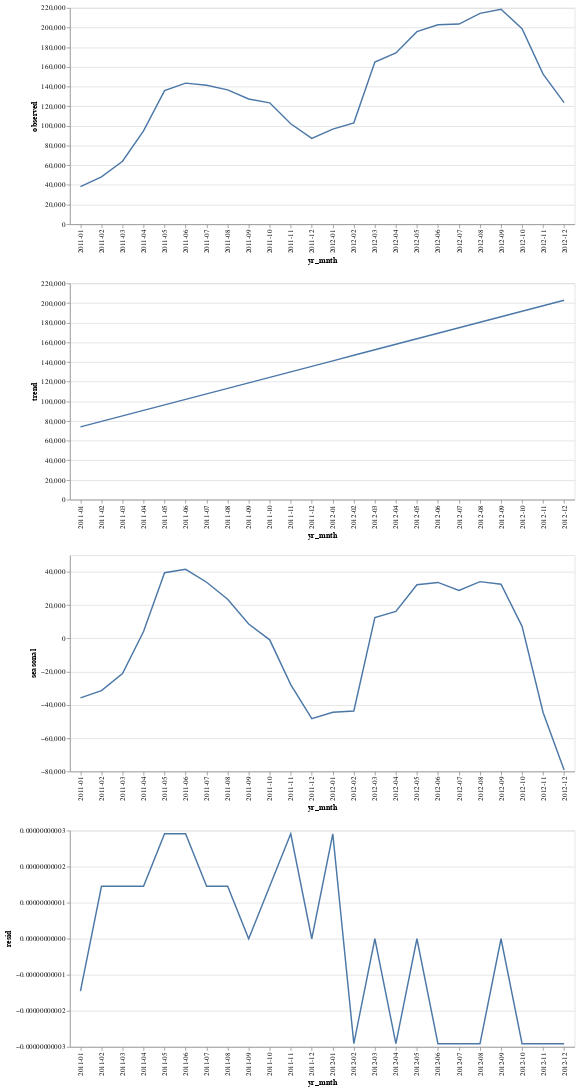

The cell this chart's notebook holds for it:
### Markdown cell above
Let's make those plots better looking with Altair.

### Code cell
_ts = {}
for result in ['observed', 'trend', 'seasonal', 'resid']:
    df = pd.DataFrame({'yr_mnth': monthly.yr_mnth, result: getattr(stl, result)})
    _ts[result] = simple_ts_plot(df, x='yr_mnth', y=result, height=50)


alt.vconcat(*_ts.values()).resolve_scale(x='shared')

### Figure 1 — Vega-Lite specification as saved in the notebook (floating-point values rounded to 4 significant figures)
{"config": {"view": {"continuousWidth": 400, "continuousHeight": 300}}, "vconcat": [{"data": {"name": "data-2207c7e53f416449cf6c4ec8f2ea1536"}, "mark": "line", "encoding": {"x": {"type": "nominal", "field": "yr_mnth"}, "y": {"type": "quantitative", "field": "observed"}}, "width": 700}, {"data": {"name": "data-4c30202c2602ca0553634db9a896cdcc"}, "mark": "line", "encoding": {"x": {"type": "nominal", "field": "yr_mnth"}, "y": {"type": "quantitative", "field": "trend"}}, "width": 700}, {"data": {"name": "data-8dcc4c541888261b9081bd62874574d0"}, "mark": "line", "encoding": {"x": {"type": "nominal", "field": "yr_mnth"}, "y": {"type": "quantitative", "field": "seasonal"}}, "width": 700}, {"data": {"name": "data-b8c0fc3adb851ee3a1c35e42a67d6583"}, "mark": "line", "encoding": {"x": {"type": "nominal", "field": "yr_mnth"}, "y": {"type": "quantitative", "field": "resid"}}, "width": 700}], "resolve": {"scale": {"x": "shared"}}, "$schema": "https://vega.github.io/schema/vega-lite/v4.8.1.json", "datasets": {"data-2207c7e53f416449cf6c4ec8f2ea1536": [{"yr_mnth": "2011-01", "observed": 38189}, {"yr_mnth": "2011-02", "observed": 48215}, {"yr_mnth": "2011-03", "observed": 64045}, {"yr_mnth": "2011-04", "observed": 94870}, {"yr_mnth": "2011-05", "observed": 135821}, {"yr_mnth": "2011-06", "observed": 143512}, {"yr_mnth": "2011-07", "observed": 141341}, {"yr_mnth": "2011-08", "observed": 136691}, {"yr_mnth": "2011-09", "observed": 127418}, {"yr_mnth": "2011-10", "observed": 123511}, {"yr_mnth": "2011-11", "observed": 102167}, {"yr_mnth": "2011-12", "observed": 87323}, {"yr_mnth": "2012-01", "observed": 96744}, {"yr_mnth": "2012-02", "observed": 103137}, {"yr_mnth": "2012-03", "observed": 164875}, {"yr_mnth": "2012-04", "observed": 174224}, {"yr_mnth": "2012-05", "observed": 195865}, {"yr_mnth": "2012-06", "observed": 202830}, {"yr_mnth": "2012-07", "observed": 203607}, {"yr_mnth": "2012-08", "observed": 214503}, {"yr_mnth": "2012-09", "observed": 218573}, {"yr_mnth": "2012-10", "observed": 198841}, {"yr_mnth": "2012-11", "observed": 152664}, {"yr_mnth": "2012-12", "observed": 123713}], "data-4c30202c2602ca0553634db9a896cdcc": [{"yr_mnth": "2011-01", "trend": 73990.0}, {"yr_mnth": "2011-02", "trend": 79590.0}, {"yr_mnth": "2011-03", "trend": 85190.0}, {"yr_mnth": "2011-04", "trend": 90800.0}, {"yr_mnth": "2011-05", "trend": 96400.0}, {"yr_mnth": "2011-06", "trend": 102000.0}, {"yr_mnth": "2011-07", "trend": 107600.0}, {"yr_mnth": "2011-08", "trend": 113200.0}, {"yr_mnth": "2011-09", "trend": 118800.0}, {"yr_mnth": "2011-10", "trend": 124400.0}, {"yr_mnth": "2011-11", "trend": 130000.0}, {"yr_mnth": "2011-12", "trend": 135600.0}, {"yr_mnth": "2012-01", "trend": 141200.0}, {"yr_mnth": "2012-02", "trend": 146800.0}, {"yr_mnth": "2012-03", "trend": 152400.0}, {"yr_mnth": "2012-04", "trend": 158000.0}, {"yr_mnth": "2012-05", "trend": 163600.0}, {"yr_mnth": "2012-06", "trend": 169200.0}, {"yr_mnth": "2012-07", "trend": 174800.0}, {"yr_mnth": "2012-08", "trend": 180400.0}, {"yr_mnth": "2012-09", "trend": 186000.0}, {"yr_mnth": "2012-10", "trend": 191600.0}, {"yr_mnth": "2012-11", "trend": 197200.0}, {"yr_mnth": "2012-12", "trend": 202800.0}], "data-8dcc4c541888261b9081bd62874574d0": [{"yr_mnth": "2011-01", "seasonal": -35800.0}, {"yr_mnth": "2011-02", "seasonal": -31380.0}, {"yr_mnth": "2011-03", "seasonal": -21150.0}, {"yr_mnth": "2011-04", "seasonal": 4075.0}, {"yr_mnth": "2011-05", "seasonal": 39430.0}, {"yr_mnth": "2011-06", "seasonal": 41520.0}, {"yr_mnth": "2011-07", "seasonal": 33740.0}, {"yr_mnth": "2011-08", "seasonal": 23490.0}, {"yr_mnth": "2011-09", "seasonal": 8620.0}, {"yr_mnth": "2011-10", "seasonal": -887.1}, {"yr_mnth": "2011-11", "seasonal": -27830.0}, {"yr_mnth": "2011-12", "seasonal": -48280.0}, {"yr_mnth": "2012-01", "seasonal": -44460.0}, {"yr_mnth": "2012-02", "seasonal": -43660.0}, {"yr_mnth": "2012-03", "seasonal": 12470.0}, {"yr_mnth": "2012-04", "seasonal": 16220.0}, {"yr_mnth": "2012-05", "seasonal": 32260.0}, {"yr_mnth": "2012-06", "seasonal": 33630.0}, {"yr_mnth": "2012-07", "seasonal": 28800.0}, {"yr_mnth": "2012-08", "seasonal": 34100.0}, {"yr_mnth": "2012-09", "seasonal": 32570.0}, {"yr_mnth": "2012-10", "seasonal": 7237.0}, {"yr_mnth": "2012-11", "seasonal": -44540.0}, {"yr_mnth": "2012-12", "seasonal": -79090.0}], "data-b8c0fc3adb851ee3a1c35e42a67d6583": [{"yr_mnth": "2011-01", "resid": -1.455e-11}, {"yr_mnth": "2011-02", "resid": 1.455e-11}, {"yr_mnth": "2011-03", "resid": 1.455e-11}, {"yr_mnth": "2011-04", "resid": 1.455e-11}, {"yr_mnth": "2011-05", "resid": 2.91e-11}, {"yr_mnth": "2011-06", "resid": 2.91e-11}, {"yr_mnth": "2011-07", "resid": 1.455e-11}, {"yr_mnth": "2011-08", "resid": 1.455e-11}, {"yr_mnth": "2011-09", "resid": 0.0}, {"yr_mnth": "2011-10", "resid": 1.455e-11}, {"yr_mnth": "2011-11", "resid": 2.91e-11}, {"yr_mnth": "2011-12", "resid": 0.0}, {"yr_mnth": "2012-01", "resid": 2.91e-11}, {"yr_mnth": "2012-02", "resid": -2.91e-11}, {"yr_mnth": "2012-03", "resid": 0.0}, {"yr_mnth": "2012-04", "resid": -2.91e-11}, {"yr_mnth": "2012-05", "resid": 0.0}, {"yr_mnth": "2012-06", "resid": -2.91e-11}, {"yr_mnth": "2012-07", "resid": -2.91e-11}, {"yr_mnth": "2012-08", "resid": -2.91e-11}, {"yr_mnth": "2012-09", "resid": 0.0}, {"yr_mnth": "2012-10", "resid": -2.91e-11}, {"yr_mnth": "2012-11", "resid": -2.91e-11}, {"yr_mnth": "2012-12", "resid": -2.91e-11}]}}
